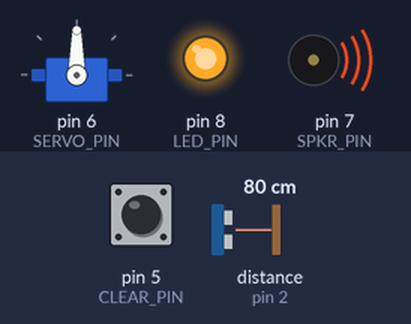
The sketch below on a simulated Arduino Uno, built with avr-gcc and run on an emulated ATmega328P. Parts: servo, output pins drawn as LEDs (lit = HIGH), buzzer (waves = sounding). Wiring (inferred from the names in the program): range finder with pulse-width output: data pin 2. Inputs (shaded band) come from the test bench; at power-on: pin 5 (CLEAR_PIN) HIGH, distance to the obstacle (sensor on pin 2) 80 cm.

Above: at 1.2 s.
1.3 s: pin 5 (CLEAR_PIN) pulled LOW for 0.15 s
At 3.18 s:
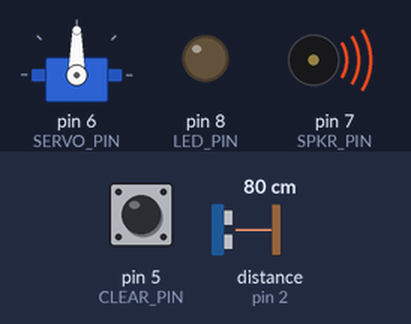
4.3 s: pin 5 (CLEAR_PIN) pulled LOW for 0.15 s
At 8.7 s:
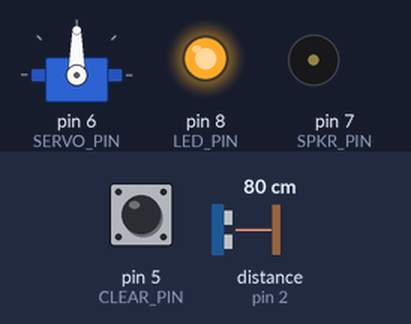
Timing chart, 0 to 13.3 s (numbered marks = the images above; inputs shaded):
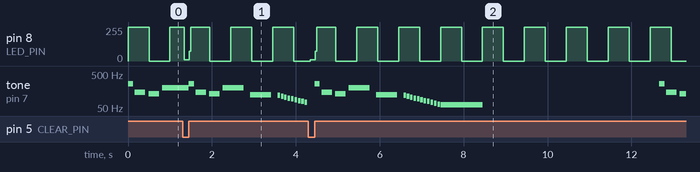

The sketch:

Plinko.ino
```cpp
// (licence header left out)
#include <Servo.h>

#include "melodies.h"

// define output and input pins - defines take up no space
#define TILT_PIN  2
#define MUSIC_PIN 3
#define PLAY_PIN  4
#define CLEAR_PIN 5
#define SERVO_PIN 6
#define SPKR_PIN  7
#define LED_PIN   8

// Melody constants
#define TILT_THEME    -2
#define SILENCE       -1
#define GOLD_DIGGERS        0
#define PENNIES_FROM_HEAVEN 1
#define HOT_CROSS_BUNS      2
#define POP_GOES_THE_WEASEL 3
#define PINK_FLOYD_MONEY    4

// Music button press count should include silence in between,
// but not include tilt theme.
// So it should be 2 times the number of songs available

#define MAX_PRESSES 10


// Simple two-state machine for playing music notes
#define PLAY_NOTE    0
#define HOLD_NOTE    1


// time for button debounce
#define DEBOUNCE_TIME 100

// time to push servos after button pressed
#define SERVO_PUSH 3000

// continuous rotation servo constants
#define SERVO_STOP 90
#define SERVO_GO   60


// variable for status of music state machine
int musicState = PLAY_NOTE;

// current time
unsigned long volatile tick = millis();

// melody variables
unsigned long  noteStamp   = tick;
unsigned short currentNote = 0;
int            tune        = 0;


// tilt variables
boolean       tilted    = false;
unsigned long tiltStamp = tick;

// music button variables
unsigned long musicButton   = tick;
int           melodyCount   = 0;
// don't allow music button to be mashed down continuously
boolean       musicButtonUp = false;

// play button variables
unsigned long playButton   = tick;
boolean       pushCoins    = false;

// create servo object to control coinPusher
Servo coinPusher;


/*
 * One-time setup code
 */
void setup() {
  //Serial.begin(9600);
  // set up input pins
  pinMode(TILT_PIN,  INPUT_PULLUP);
  pinMode(MUSIC_PIN, INPUT_PULLUP);
  pinMode(PLAY_PIN,  INPUT_PULLUP);
  pinMode(CLEAR_PIN, INPUT_PULLUP);
  // set up output pins
  pinMode(SPKR_PIN,  OUTPUT);
  pinMode(LED_PIN,   OUTPUT);

  // attach servo to Arduino pin
  coinPusher.attach(SERVO_PIN);

  // set up interrupt and melody
  clearTilt();
}

/*
 * Main loop
 * Note that we never call delay() so music plays continuously
 *
 */
void loop() {
  tick = millis();

  musicState = playMelody(musicState);

  if (tilted) {
    // stop any motion
    coinPusher.write(SERVO_STOP);

    // blink the LED to show a tilt
    blinkTilt();

    // check clear button
    handleClearButton();
  } else {
    handleMusicButton();
    handlePlayButton();
    handleServo();
  } // if - else titled
} // loop

/*
 * Calculate the time after an event
 *
 * unsigned long eventTimestamp - time event occurred
 * returns unsigned long - the time passed since event
 *
 * Note: The millis() function takes about 50 days to roll over, but even so
 * since the time values are unsigned long, their difference is always positive and
 * the correct value, even if the millis() function has rolled over through zero.
 *
 */
unsigned long timeSinceEvent(unsigned long eventTimestamp) {
  tick = millis();

  return (tick - eventTimestamp);
}

/*
 * Interrupt handler - disable interrupt and set tilt variables
 *
 */
void tilt () {
  detachInterrupt(digitalPinToInterrupt(TILT_PIN));

  // Serial.println("Interrupt triggered!");
  tilted = true;
  tiltStamp = millis();
  setMelody();
}

/*
 * Clear flags and set interrupt
 *
 */
void clearTilt() {
  tilted = false;
  // turn off blinking light
  digitalWrite(LED_PIN, LOW);
  // Serial.println("Interrupt reset!");
  attachInterrupt(digitalPinToInterrupt(TILT_PIN), tilt, LOW);
  // clear buttons
  resetButtons();
  setMelody();
}

/*
 * Stop the music and reset to the next tune
 */
void setMelody() {
  // stop the music
  noTone(SPKR_PIN);

  // set to the new tune
  setTune();

  // set to play from beginning of melody
  currentNote = 0;
  musicState = PLAY_NOTE;

  // set the note timestamp
  tick = millis();
  noteStamp = tick;
} // setMelody

/*
 * Play a note based on the event state machine based on time.
 * int state = current state of machine
 * returns int - the next state for the machine.
 *
 */
int playMelody(int state) {
  // Stay in current state as default
  int nextState = state;
  if(tune == SILENCE) {
   // just do nothing until melody chages
  } else {
    unsigned int noteDuration  = getNoteDuration();
    unsigned int noteFrequency = getNoteFrequency();

    // start playing the initial note one time only, after a reset
    if (state == PLAY_NOTE) {
      tone(SPKR_PIN, noteFrequency, noteDuration);
      nextState = HOLD_NOTE;
    } else if (state == HOLD_NOTE) {
      if (timeSinceEvent(noteStamp) > (noteDuration * 1.3)) {
         // play next note
         noTone(SPKR_PIN);
         nextNote();
         nextState = PLAY_NOTE;
      } // if noteDuration * 1.3
    }// if - else if (state)
  } // if - else silence
  return nextState;
} // playMelody

 /*
  * Set all the timestamp variables to the current time
  */
 void resetButtons() {
   tick = millis();
   // reset button pressed time stamps for debouncing
   musicButton = tick;
   playButton  = tick;
   // reset button flags
   musicButtonUp = false;
   pushCoins     = false;
 } // resetButtons

 /*
  * Set the current tune to play based on presses of Music button.
  * Every other press mutes the music.
  */
void setTune() {

   if (tilted) {
     // if we are tilted always play the tilt theme
     tune = TILT_THEME;
   } else if ( melodyCount % 2 == 1) {
     // every odd button press mutes the music
     tune = SILENCE;
   } else {
     // otherwise the tune is half of the number of button presses
     tune = melodyCount / 2;
   }
 } // setTune

 /*
  * Get the size of the current melody
  */
 int tuneSize(int melody) {
   int size = 0;

   if (tilted) {
     // if we are tilted always play the tilt theme
     size = (sizeof(tiltTune) / 2);
   } else if (melody == GOLD_DIGGERS) {
     size = sizeof(goldDiggersTune) / 2;
   } else if (melody == PENNIES_FROM_HEAVEN) {
     size = sizeof(penniesFromHeavenTune) / 2;
   } else if (melody == HOT_CROSS_BUNS) {
     size = sizeof(hotCrossBunsTune) / 2;
   } else if (melody == POP_GOES_THE_WEASEL) {
     size = sizeof(popGoesTheWeaselTune) / 2;
   } else if (melody == PINK_FLOYD_MONEY) {
     size = sizeof(moneyTune) / 2;
   }else {
     // otherwise silence
     size = 0;
   }
 return size;
 }


 /*
  * Change the current note to play the next note in the melody
  */
 void nextNote() {
   tick = millis();
   noteStamp = tick;
   currentNote++;
   if (currentNote >= tuneSize(tune)) {
       currentNote = 0;
   } // if currentNote >= size of tune
 } // nextNote

/*
 * Get duration for the current musical note
 *
 * returns unsigned int duration of current note
 */
unsigned int getNoteDuration() {
  unsigned int duration = 0;

  if (tilted) {
     // if we are tilted always play the tilt theme
    duration = 1000 / pgm_read_byte_near(tiltTempo + currentNote);
  } else if (tune == GOLD_DIGGERS) {
    duration = 1000 / pgm_read_byte_near(goldDiggersTempo + currentNote);
  } else if (tune == PENNIES_FROM_HEAVEN) {
    duration = 1000 / pgm_read_byte_near(penniesFromHeavenTempo + currentNote);
  } else if (tune == HOT_CROSS_BUNS) {
    duration = 1000 / pgm_read_byte_near(hotCrossBunsTempo + currentNote);
  } else if (tune == POP_GOES_THE_WEASEL) {
    duration = 1000 / pgm_read_byte_near(popGoesTheWeaselTempo + currentNote);
  } else if (tune == PINK_FLOYD_MONEY) {
    duration = 1000 / pgm_read_byte_near(moneyTempo + currentNote);
  } // if - else if titled

  return duration;
}

/*
 * Get the frequency of the current musical note
 *
 * returns unsigned int frequency of note
 */
unsigned int getNoteFrequency() {
  unsigned int frequency = 0;

  if (tilted) {
    // if we are tilted always play the tilt theme
    frequency = pgm_read_word_near(tiltTune + currentNote);
  } else if (tune == GOLD_DIGGERS) {
    frequency = pgm_read_word_near(goldDiggersTune + currentNote);
  } else if (tune == PENNIES_FROM_HEAVEN) {
    frequency = pgm_read_word_near(penniesFromHeavenTune + currentNote);
  } else if (tune == HOT_CROSS_BUNS) {
    frequency = pgm_read_word_near(hotCrossBunsTune + currentNote);
  } else if (tune == POP_GOES_THE_WEASEL) {
    frequency = pgm_read_word_near(popGoesTheWeaselTune + currentNote);
  } else if (tune == PINK_FLOYD_MONEY) {
    frequency = pgm_read_word_near(moneyTune + currentNote);
  } // if - else if tilted
  return frequency;
}

/*
 * Ignore a push button for a brief time after it was pressed.
 * This allows the contacts to settle and prevents false reads.
 *
 * Returns boolean - true when okay to read button again.
 */
boolean debounce(unsigned long buttonEvent) {
  tick = millis();
  return (tick - buttonEvent) > DEBOUNCE_TIME;
}

/*
 * Check to see of the music button has been pushed and released,
 * and change the tune accordingly.  This doesn't allow the button
 * to be held continuously.
 */
void handleMusicButton() {
  if (debounce(musicButton)) {
      if(musicButtonUp && (digitalRead(MUSIC_PIN) == LOW) ) {
        musicButtonUp = false;
        tick = millis();
        musicButton = tick;
        melodyCount++;
        melodyCount = melodyCount % MAX_PRESSES;
        setMelody();
        // else wait until button released
       } else if (digitalRead(MUSIC_PIN) == HIGH){
         musicButtonUp = true;
       } // if - else if digitalRead(MUSIC_PIN)
     } // if debounce(musicButton)
} // handleMusicButton

/*
 * Check the clear button. This is a one shot button press, so there's
 * no debouncing and no checking to see if the button is being held.
 *
 */
void handleClearButton() {
  if (digitalRead(CLEAR_PIN) == LOW) {
     clearTilt();
     } // digitalRead(CLEAR_PIN)
} // handleClearButton

/*
 * Check the play button.  If this button is held, the play time is
 * extended until after the button is released.  So the button is
 * debounced but there is no verification the button is released.
 *
 */
void handlePlayButton() {
  if (debounce(playButton)) {
      if(digitalRead(PLAY_PIN) == LOW) {
        tick = millis();
        playButton = tick;
        pushCoins = true;
      } // if digitalRead(PLAY_PIN)
  } // debounce(playButton)
} // handlePlayButton

/*
 * Move or stop the servo and show status on LED
 */
void handleServo() {
  if(pushCoins) {
    if(timeSinceEvent(playButton) < SERVO_PUSH) {
      coinPusher.write(SERVO_GO);
      digitalWrite(LED_PIN, HIGH);
    } else {
      pushCoins = false;
      coinPusher.write(SERVO_STOP);
      digitalWrite(LED_PIN, LOW);
    } // if - else timeSinceEvent(playButton)
  } else {
      coinPusher.write(SERVO_STOP);
      digitalWrite(LED_PIN, LOW);
  } // if - else pushCoins
} // handleServo

/*
 * Flash the Tilt LED on and off
 */
void blinkTilt() {
  int blinkTime = timeSinceEvent(tiltStamp) % 1000;

  if (blinkTime < 500) {
    digitalWrite(LED_PIN, HIGH);
  } else {
    digitalWrite(LED_PIN, LOW);
  }
}
```

melodies.h
```cpp
#ifndef melodies_h
#define melodies_h

//need this for the types to compile
#if ARDUINO >= 100
 #include "Arduino.h"
#else
 #include "WProgram.h"
#endif

#include "pitches.h"
/*
 * Melodies for coin pusher. Based on:
 *
 * https://github.com/electricmango/Arduino-Music-Project/blob/master/A_Theme___Tetris_with_Bass/A_Theme___Tetris_with_Bass.ino
 * By Github user electricmango under Creative Commons (CC BY-SA 4.0)
 * Sourced 20-12-15
 */

// Theme from Gold Diggers 1933 or We're in the Money!
const unsigned short goldDiggersTune[] PROGMEM = {
    //chorus
    NOTE_E4, NOTE_G4, NOTE_E4, NOTE_F4, NOTE_G4,
    NOTE_E4, NOTE_G4, NOTE_E4, NOTE_F4, NOTE_G4,
    REST,    NOTE_E5, NOTE_E5, NOTE_C5,
    NOTE_D5, NOTE_C5, NOTE_D5, NOTE_C5,
    NOTE_E5, NOTE_C5, NOTE_C5, NOTE_D5, NOTE_C5,
    //chorus
    NOTE_E4, NOTE_G4, NOTE_E4, NOTE_F4, NOTE_G4,
    NOTE_E4, NOTE_G4, NOTE_E4, NOTE_F4, NOTE_G4,
    REST,    NOTE_E5, NOTE_E5, NOTE_C5,
    NOTE_D5, NOTE_C5, NOTE_D5, NOTE_C5,
    NOTE_E5, NOTE_C5, NOTE_C5, NOTE_D5, NOTE_C5,
    //bridge
    REST,     NOTE_E5,  NOTE_D5, NOTE_C5, NOTE_B4, NOTE_A4,
    NOTE_B4,  NOTE_B4,  REST,    NOTE_C5, NOTE_A4,
    NOTE_B4,  NOTE_B4,  NOTE_C5, NOTE_B4,
    REST,     NOTE_E5,  NOTE_D5, NOTE_C5, NOTE_B4, NOTE_A4,
    NOTE_B4,  NOTE_B4,  REST,    NOTE_B4, NOTE_B4,
    NOTE_AS4, NOTE_AS4, NOTE_A4, NOTE_A4,
    NOTE_GS4, NOTE_GS4, NOTE_G4, REST,
    //chorus
    NOTE_E4, NOTE_G4, NOTE_E4, NOTE_F4, NOTE_G4,
    NOTE_E4, NOTE_G4, NOTE_E4, NOTE_F4, NOTE_G4,
    REST,    NOTE_E5, NOTE_E5, NOTE_C5,
    NOTE_D5, NOTE_C5, NOTE_D5, NOTE_C5,
    NOTE_E5, NOTE_C5, NOTE_C5, NOTE_D5, NOTE_C5,
    REST};

//note durations: 4 = quarter note, 8 = eighth note, etc
const byte goldDiggersTempo[] PROGMEM = {
    //chorus
    4, 3, 8, 4, 2,
    4, 3, 8, 4, 2,
    4, 4, 3, 8,
    4, 4, 4, 4,
    4, 4, 4, 4, 1,
    //chorus
    4, 3, 8, 4, 2,
    4, 3, 8, 4, 2,
    4, 4, 3, 8,
    4, 4, 4, 4,
    4, 4, 4, 4, 1,
    //bridge
    4, 4, 8, 8, 8, 8,
    4, 4, 8, 4, 8,
    4, 2, 4, 1,
    4, 4, 8, 8, 8, 8,
    4, 4, 8, 4, 8,
    4, 4, 4, 4,
    4, 4, 4, 4,
    //chorus
    4, 3, 8, 4, 2,
    4, 3, 8, 4, 2,
    4, 4, 3, 8,
    4, 4, 4, 4,
    4, 4, 4, 4, 1,
    1};

// Pennies from Heaven
const unsigned short penniesFromHeavenTune[] PROGMEM = {
  // chorus
  NOTE_C5, NOTE_C5, NOTE_C5, NOTE_B4, NOTE_D5, NOTE_D5, NOTE_B4,
  NOTE_A4, NOTE_A4, NOTE_A4, NOTE_A4, NOTE_G4, REST,
  // chorus
  NOTE_C5, NOTE_C5, NOTE_C5, NOTE_B4, NOTE_D5, NOTE_D5, NOTE_B4,
  NOTE_A4, NOTE_A4, NOTE_A4, NOTE_A4, NOTE_G4, REST,
  // bridge
  REST,    NOTE_E4, NOTE_G4, NOTE_AS4,
  NOTE_D5, NOTE_D5, NOTE_C5, NOTE_AS4,
  REST,    NOTE_A4, NOTE_A4, NOTE_GS4, NOTE_A4,
  REST,    NOTE_FS4, NOTE_A4, NOTE_C5, NOTE_E5, NOTE_E5, NOTE_D5, NOTE_C5,
  REST,    NOTE_B4,  NOTE_D5, REST,    NOTE_F4, NOTE_A4,
  // finale
  NOTE_C5, NOTE_C5, NOTE_C5, NOTE_B4, NOTE_D5, NOTE_D5, NOTE_B4,
  NOTE_A4, NOTE_A4, NOTE_A4, NOTE_A4, NOTE_G4, REST,
  NOTE_C5, NOTE_C5, NOTE_C5, NOTE_B4, NOTE_D5, NOTE_D5, NOTE_C5,
  NOTE_E5, NOTE_E5, NOTE_E5, NOTE_E5, NOTE_D5,
  REST,    NOTE_F4, NOTE_A4, NOTE_C5, NOTE_E5, NOTE_E5, NOTE_E5, NOTE_DS5,
  NOTE_D5, NOTE_D5, NOTE_D5, NOTE_CS5, NOTE_C5, NOTE_B4,
  NOTE_B4, NOTE_AS4, NOTE_A4, NOTE_F4, NOTE_A4, NOTE_C5, NOTE_A4, NOTE_C5,
  NOTE_D5, NOTE_E5, NOTE_C5, REST};


//note durations: 4 = quarter note, 8 = eighth note, etc
const byte penniesFromHeavenTempo[] PROGMEM = {
  // chorus
  4, 4, 4, 4, 4, 4, 2,
  8, 8, 8, 3, 2, 2,
  // chorus
  4, 4, 4, 4, 4, 4, 2,
  8, 8, 8, 3, 2, 2,
  // bridge
  4, 4, 4, 4,
  4, 4, 4, 4,
  4, 4, 4, 4, 1,
  4, 4, 4, 4, 4, 4, 4, 4,
  4, 4, 8, 8, 4, 1,
  // finale
  4, 4, 4, 4, 4, 4, 2,
  8, 8, 8, 3, 2, 2,
  4, 4, 4, 4, 4, 4, 2,
  8, 8, 8, 3, 1,
  4, 4, 4, 4, 4, 4, 4, 4,
  4, 4, 8, 8, 8, 2,
  8, 8, 6, 6, 6, 6, 6, 6,
  2, 2, 1, 1};

// Hot Cross Buns Nursery Rhyme
const unsigned short hotCrossBunsTune[] PROGMEM = {
  NOTE_B4, NOTE_A4, NOTE_G4,
  NOTE_B4, NOTE_A4, NOTE_G4,
  NOTE_G4, NOTE_G4, NOTE_G4, NOTE_G4, NOTE_A4, NOTE_A4, NOTE_A4, NOTE_A4,
  NOTE_B4, NOTE_A4, NOTE_G4,
  REST};

//note durations: 4 = quarter note, 8 = eighth note, etc
const byte hotCrossBunsTempo[] PROGMEM = {
  4, 4, 2,
  4, 4, 2,
  8, 8, 8, 8, 8, 8, 8, 8,
  4, 4, 2,
  1};

  // Pop Goes the Weasel
const unsigned short popGoesTheWeaselTune[] PROGMEM = {
  NOTE_G4, NOTE_C5, NOTE_C5, NOTE_D5, NOTE_D5,
  NOTE_E5, NOTE_G5, NOTE_E5, NOTE_C5, NOTE_G4,
  NOTE_C5, NOTE_C5, NOTE_D5, NOTE_F5, NOTE_E5, NOTE_C5, NOTE_G4,
  NOTE_C5, NOTE_C5, NOTE_D5, NOTE_D5, NOTE_E5, NOTE_G5, NOTE_E5, NOTE_C5,
  NOTE_A5, NOTE_D5, NOTE_F5, NOTE_E5, NOTE_C5, REST,
  NOTE_G5, NOTE_C6, NOTE_C6, NOTE_A5, NOTE_C6, NOTE_B5, NOTE_D6, NOTE_B5, NOTE_G5,
  NOTE_G5, NOTE_C6, NOTE_C6, NOTE_A5, NOTE_C6, NOTE_B5, NOTE_G5,
  NOTE_F5, NOTE_E5, NOTE_F5, NOTE_G5, NOTE_A5, NOTE_B5, NOTE_C6,
  NOTE_A5, NOTE_D5, NOTE_F5, NOTE_E5, NOTE_C5, REST};

//note durations: 4 = quarter note, 8 = eighth note, etc
const byte popGoesTheWeaselTempo[] PROGMEM = {
 8, 4, 8, 4, 8,
 8, 8, 8, 4, 8,
 4, 8, 4, 8, 3, 4, 8,
 4, 8, 4, 8, 8, 8, 8, 3,
 3, 4, 8, 3, 4, 8,
 8, 4, 8, 4, 8, 8, 8, 8, 4,
 8, 4, 8, 4, 8, 3, 3,
 4, 8, 4, 8, 4, 8, 4,
 3, 4, 8, 3, 4, 1};

  //Money by Pink Floyd
const unsigned short moneyTune[] PROGMEM = {
  //intro
  NOTE_B2,  REST,    NOTE_B3, NOTE_FS3, NOTE_B2, REST,
  NOTE_FS2, NOTE_A2, NOTE_B2, NOTE_B2,  NOTE_D3, REST,
  NOTE_B2,  REST,    NOTE_B3, NOTE_FS3, NOTE_B2, REST,
  NOTE_FS2, NOTE_A2, NOTE_B2, NOTE_B2,  NOTE_D3, REST,
  //verse 1
  NOTE_FS5, NOTE_FS5, REST, NOTE_A4, NOTE_D5, NOTE_D5,
  NOTE_A4, NOTE_B4, REST, REST,
  NOTE_B4, NOTE_D5, NOTE_D5, NOTE_B4, NOTE_D5, NOTE_B4, NOTE_FS4, NOTE_A4, NOTE_A4,
  NOTE_E5, NOTE_B4, NOTE_A4, REST, REST,
  //verse 2
  NOTE_FS5, NOTE_FS5, REST, NOTE_D5, NOTE_D5,
  NOTE_A4, NOTE_B4, REST, REST,
  NOTE_D5, NOTE_B4, NOTE_D5, NOTE_FS4, NOTE_A4, NOTE_B4,
  NOTE_E5, NOTE_B4, NOTE_A4, REST, REST,
  //coda
  NOTE_FS5, NOTE_FS5, NOTE_FS5, NOTE_CS5,
  NOTE_FS4, NOTE_A4,  NOTE_CS5, NOTE_FS5, NOTE_F5,
  NOTE_E5,  NOTE_E4,  NOTE_E4,  NOTE_G4,
  NOTE_A4,  NOTE_B4,  NOTE_E5,
  NOTE_D5,  NOTE_A4,  REST,     REST};

//note durations: 4 = quarter note, 8 = eighth note, etc
const byte moneyTempo[] PROGMEM = {
  //intro
  8, 8, 6, 12, 8, 8,
  4, 4, 6, 12, 8, 8,
  8, 8, 6, 12, 8, 8,
  4, 4, 6, 12, 8, 8,
  //verse 1
  8, 6, 2, 16, 12, 16,
  4, 8, 1, 4,
  16, 12, 16, 4, 4, 4, 4, 12, 16,
  3, 16, 6, 4, 1,
  //verse 2
  8, 6, 2, 12, 16,
  4, 8, 1, 4,
  4, 4, 4, 4, 4, 4,
  3, 16, 6, 4, 1,
  //coda
  4, 4, 12, 16,
  4, 4, 4, 4, 4,
  12, 16, 4, 4,
  4, 4, 3,
  8, 4, 4, 1};

//Price Is Right dum da dum dah whaaa... loser tune
const unsigned short tiltTune[] PROGMEM = {
   NOTE_C4, NOTE_D3,  NOTE_C3,  NOTE_G3,
   NOTE_B2, NOTE_AS2, NOTE_A2,  NOTE_GS2, NOTE_G2,  NOTE_FS2,
   NOTE_F2, NOTE_E2,  NOTE_DS2, NOTE_D2,  NOTE_CS2, NOTE_C2,
   NOTE_B1, REST,     REST,     REST};

//note durations: 4 = quarter note, 8 = eighth note, etc
const byte tiltTempo[] PROGMEM = {
   8, 4, 4, 2,
   2,  16, 16, 16, 16, 16,
   16, 16, 16, 16, 16, 16,
   1, 1, 1, 1};

#endif
```

Source omitted: pitches.h (2113 bytes)

Measured:
- by itself, tone on pin 7 (SPKR_PIN): plays 262 Hz for 0.13 s, 147 Hz for 0.25 s, 131 Hz for 0.25 s, 196 Hz for 0.50 s, 123 Hz for 0.50 s, 117 Hz for 0.06 s … (20 notes in this stretch)
